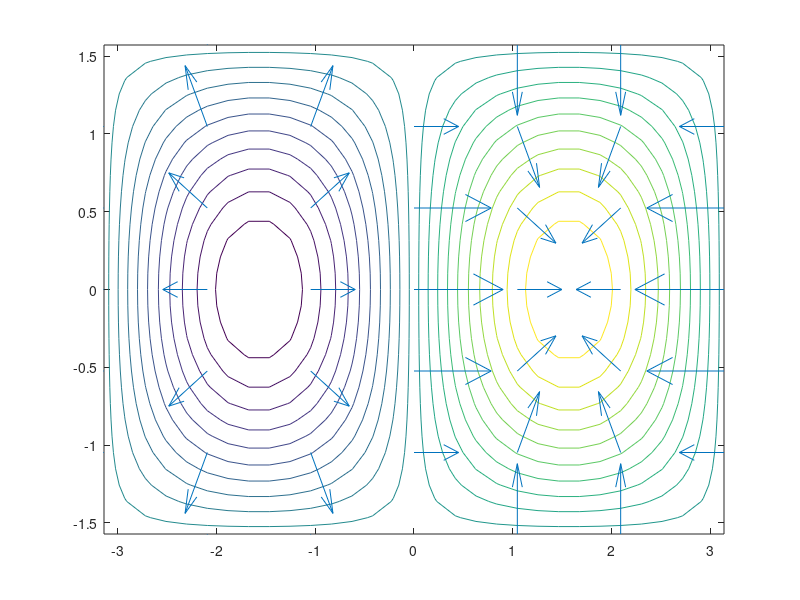

The MATLAB source for this figure:
close all; clear all; clc;
% Wykres poziomic z zaznaczonym gradientem funkcji
x=linspace(-pi,pi,31);
y=linspace(-pi/2,pi/2,31);
z=sin(x).*cos(y);
[X,Y]=meshgrid(x,y);
Z=sin(X).*cos(Y);
[gx,gy]=gradient(Z(1:5:end,1:5:end));
figure
contour(X,Y,Z,20);
hold on;
quiver(x(1:5:end),y(1:5:end),gx,gy);